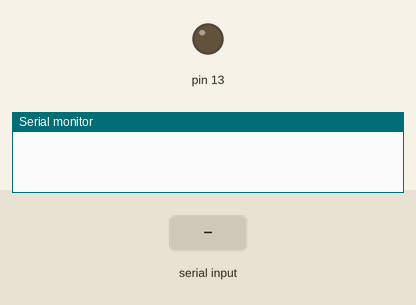
Recording of a sketch running on a simulated Arduino Uno, built with avr-gcc and run on an emulated ATmega328P. On the bench: output pins drawn as LEDs (lit = HIGH), the last lines printed to the serial monitor. The inputs (shaded band) are chosen by the test bench.

Above: at 1.2 s.
1.3 s: "30,150\n" received over Serial
2.8 s: "1\n" received over Serial
At 3.8 s:
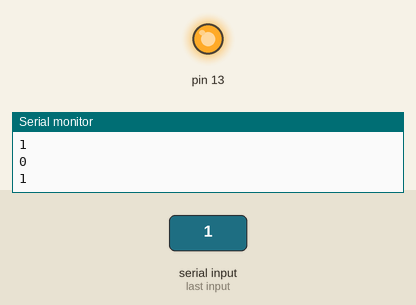
4.3 s: "90,45\n" received over Serial
At 5.0 s:
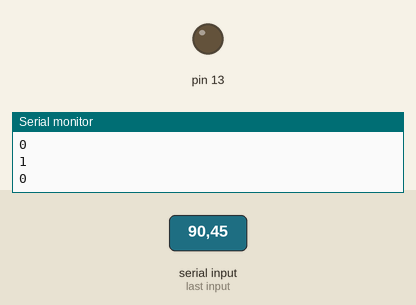
Timing chart, 0 to 7.3 s (numbered marks = the images above; inputs shaded):
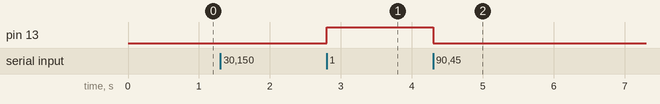

Measured:
- after the input at 2.8 s, pin 13: LOW → HIGH at once
- after the input at 4.3 s, pin 13: HIGH → LOW at once

The sketch:

light-control.ino
```cpp
// the setup function runs once when you press reset or power the board
void setup() {
  Serial.begin(9600);
  // initialize digital pin 13 as an output.
  pinMode(13, OUTPUT);
}

// the loop function runs over and over again forever
void loop() {
    while (Serial.available()) {
      int input = Serial.read()-'0';
      if(input == 1){ // end character for led
       digitalWrite(13, HIGH);   // turn the LED on (HIGH is the voltage level)
       Serial.println('1');
      }else if(input == 0){
        digitalWrite(13, LOW);   // turn the LED on (LOW is the voltage level)
        Serial.println('0');
      }
   }
}
```
